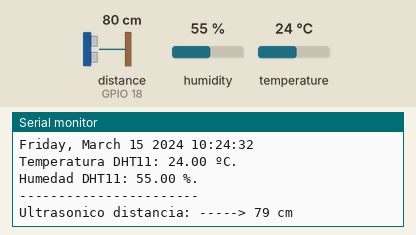
A sketch run on a simulated ESP32. Parts: the last lines printed to the serial monitor. Wiring (inferred from the names in the program): ultrasonic range finder: trigger GPIO 19; echo GPIO 18. The inputs (shaded band) are chosen by the test bench; at power-on: distance to the obstacle (sensor on GPIO 18) 80 cm, humidity 55 %, temperature 24 °C. The echo pulse lasts 58.3 µs per cm; WiFi joins after 1.5 s; servers stay silent unless stated; the local clock reads 2024-03-15 10:24:30 at power-on unless the sketch sets it.

Above: at 2.7 s.
2.8 s: distance to the obstacle (sensor on GPIO 18) set to 2 cm
At 4.1 s:
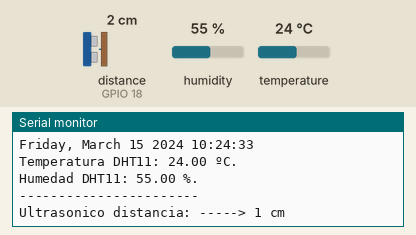
4.3 s: humidity set to 22 %
At 5.3 s:
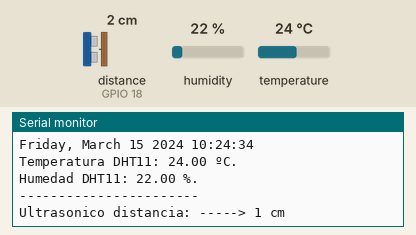
5.8 s: temperature set to 12 °C
7.3 s: distance to the obstacle (sensor on GPIO 18) set to 4 cm
At 8.0 s:
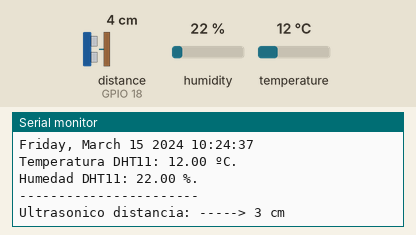
8.8 s: humidity set to 40 %
At 11.1 s:
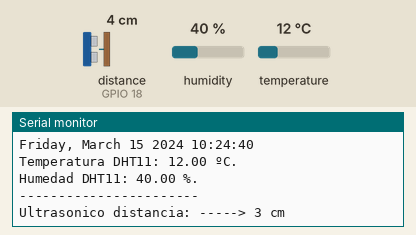
Timing chart, 0 to 11.3 s (numbered marks = the images above; inputs shaded):
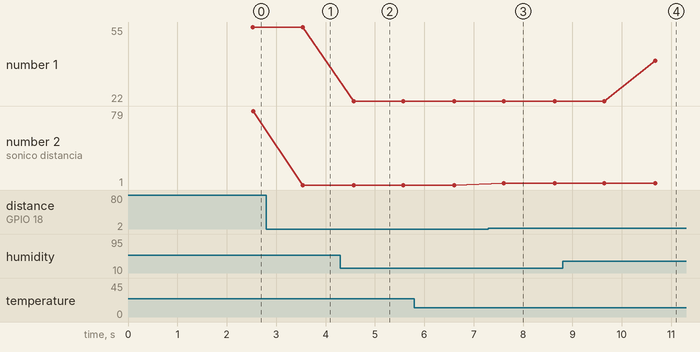

The sketch:

P2.ino
```cpp
#include <WiFi.h>
#include "time.h"

#include <DHT.h>


// Definimos el pin digital donde se conectan los sensores y transductores
/*S Temperatura humedad*/
#define DHTPIN        5
// Dependiendo del tipo de sensor
#define DHTTYPE DHT11

/*Ultrasonico*/
#define U_sonic_Trig  19
#define U_sonic_Echo  18

/*Configuración de la red*/
const char* ssid       = "AndroidAPCD60";
const char* password   = "luhp1657";

const char* ntpServer = "pool.ntp.org";
const long  gmtOffset_sec = -21600;   /*este parámetro se modificó para retrasar 6hr el offset de tiempo
correspondiente a mexico -6GTM    6*3600=21600sec *-1 para que se resten las horas*/
const int   daylightOffset_sec = 3600;

void printLocalTime()
{
  struct tm timeinfo;
  if(!getLocalTime(&timeinfo)){
    Serial.println("Failed to obtain time");
    return;
  }
  Serial.println(&timeinfo, "%A, %B %d %Y %H:%M:%S");
}
// Inicializamos el sensor DHT11
DHT dht(DHTPIN, DHTTYPE);

/*_____________Inicialización del sistema____________________*/
void setup()
{
  /*Salida de uart serial*/
  Serial.begin(115200);

  // Inicialización del sensor de humedad
  dht.begin();

  /*Para Ultrasonico*/
  pinMode(U_sonic_Trig, OUTPUT); //pin como salida
  pinMode(U_sonic_Echo, INPUT);  //pin como entrada
  digitalWrite(U_sonic_Trig, LOW);//Inicializamos el pin con 0

  //connect to WiFi
  Serial.printf("Connecting to %s ", ssid);
  WiFi.begin(ssid, password);
  while (WiFi.status() != WL_CONNECTED) {
      delay(500);
      Serial.print(".");
  }
  Serial.println(" CONNECTED");

  IPAddress myIP = WiFi.softAPIP();
  Serial.print("AP SSID: ");
  Serial.println(ssid);
  Serial.print("AP IP address: ");
  Serial.println(myIP);
  //init and get the time
  configTime(gmtOffset_sec, daylightOffset_sec, ntpServer);
  printLocalTime();

  //disconnect WiFi as it's no longer needed
  WiFi.disconnect(true);
  WiFi.mode(WIFI_OFF);
}

void loop()
{
 /*__________________INTERNET TIME____________________________________________*/
  delay(1000);
  printLocalTime();
 /*__________________END INTERNET TIME________________________________________*/

 /*__________________DTH11 SENSOR_____________________________________________*/
  // Leemos la humedad relativa
  float h = dht.readHumidity();
  // Leemos la temperatura en grados centígrados (por defecto)
  float t = dht.readTemperature();

 Serial.print("Temperatura DHT11: ");
 Serial.print(t);
 Serial.println(" ºC.");
 Serial.print("Humedad DHT11: ");
 Serial.print(h);
 Serial.println(" %.");
 Serial.println("-----------------------");
/*__________________END DTH11 SENSOR_____________________________________________*/

/*__________________SENSOR ULTRASONICO_____________________________________________*/
  long tiempo; //timepo que demora en llegar el eco
  long d; //distancia en centimetros

  digitalWrite(U_sonic_Trig, HIGH);
  delayMicroseconds(10);          //Enviamos un pulso de 10us
  digitalWrite(U_sonic_Trig, LOW);

  tiempo = pulseIn(U_sonic_Echo, HIGH); //obtenemos el ancho del pulso
  d = tiempo/59;             //escalamos el tiempo a una distancia en cm

  Serial.print("Ultrasonico distancia: -----> ");
  Serial.print(d);      //Enviamos serialmente el valor de la distancia
  Serial.print(" cm");
  Serial.println();
  //delay();          //Hacemos una pausa de 100ms

/*__________________END SENSOR ULTRASONICO____________________________________________*/


}
```

Measured:
- after the input at 2.8 s, the serial monitor: prints a new line after 0.74 s (image 1)
- after the input at 4.3 s, the serial monitor: prints a new line after 0.27 s (image 2)
- after the input at 7.3 s, the serial monitor: prints a new line after 0.31 s (image 3)
- after the input at 8.8 s, the serial monitor: prints a new line after 1.9 s (image 4)
- plotted number 1: 55 → 22 after the input at 4.3 s
- plotted number 2: 79 → 1 after the input at 2.8 s, 1 → 3 after the input at 7.3 s
